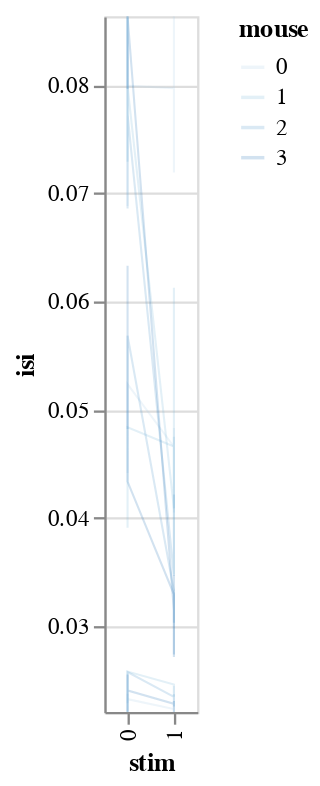

The notebook cell saved with this chart:
### Markdown cell above
This is stil fishy: why vertical lines? all sources of variance should be accounted for

### Code cell
bw.plot_posteriors_no_slope(x='stim', detail='neuron', color='mouse:O')

### Figure 1 — Vega-Lite specification as saved in the notebook (floating-point values rounded to 4 significant figures)
{"config": {"view": {"continuousWidth": 400, "continuousHeight": 300}}, "data": {"name": "data-6106e5e62f394a05cec158d22b69b6e0"}, "mark": {"type": "line", "fill": null}, "encoding": {"color": {"type": "ordinal", "field": "mouse"}, "detail": {"type": "quantitative", "field": "neuron"}, "opacity": {"value": 0.2}, "size": {"value": 0.9}, "x": {"type": "ordinal", "field": "stim"}, "y": {"type": "quantitative", "field": "isi", "scale": {"clamp": true, "domain": [0.02203, 0.08636], "zero": false}}}, "$schema": "https://vega.github.io/schema/vega-lite/v4.8.1.json", "datasets": {"data-6106e5e62f394a05cec158d22b69b6e0": [{"mouse_code": 0, "neuron_x_mouse": "0m0bayes", "mouse": 0, "stim": 0, "neuron": 0, "neuron_code": 0, "i_trial": 0, "log_firing_rate": 1.916, "Firing rate": 82.5, "firing_rate": 82.5, "i_spike": 36.0, "isi": 0.09413, "combined_condition": 0}, {"mouse_code": 0, "neuron_x_mouse": "0m0bayes", "mouse": 0, "stim": 0, "neuron": 0, "neuron_code": 0, "i_trial": 1, "log_firing_rate": 1.664, "Firing rate": 46.09, "firing_rate": 46.09, "i_spike": 47.5, "isi": 0.07407, "combined_condition": 0}, {"mouse_code": 0, "neuron_x_mouse": "0m0bayes", "mouse": 0, "stim": 0, "neuron": 0, "neuron_code": 0, "i_trial": 2, "log_firing_rate": 2.257, "Firing rate": 180.6, "firing_rate": 180.6, "i_spike": 47.5, "isi": 0.07312, "combined_condition": 0}, {"mouse_code": 0, "neuron_x_mouse": "0m0bayes", "mouse": 0, "stim": 0, "neuron": 0, "neuron_code": 0, "i_trial": 3, "log_firing_rate": 2.058, "Firing rate": 114.2, "firing_rate": 114.2, "i_spike": 51.0, "isi": 0.06881, "combined_condition": 0}, {"mouse_code": 0, "neuron_x_mouse": "0m0bayes", "mouse": 0, "stim": 0, "neuron": 0, "neuron_code": 0, "i_trial": 4, "log_firing_rate": 1.588, "Firing rate": 38.72, "firing_rate": 38.72, "i_spike": 43.5, "isi": 0.07994, "combined_condition": 0}, {"mouse_code": 0, "neuron_x_mouse": "0m0bayes", "mouse": 0, "stim": 1, "neuron": 0, "neuron_code": 0, "i_trial": 0, "log_firing_rate": 1.861, "Firing rate": 72.67, "firing_rate": 72.67, "i_spike": 43.0, "isi": 0.0797, "combined_condition": 12}, {"mouse_code": 0, "neuron_x_mouse": "0m0bayes", "mouse": 0, "stim": 1, "neuron": 0, "neuron_code": 0, "i_trial": 1, "log_firing_rate": 1.859, "Firing rate": 72.28, "firing_rate": 72.28, "i_spike": 48.5, "isi": 0.07191, "combined_condition": 12}, {"mouse_code": 0, "neuron_x_mouse": "0m0bayes", "mouse": 0, "stim": 1, "neuron": 0, "neuron_code": 0, "i_trial": 2, "log_firing_rate": 2.508, "Firing rate": 321.8, "firing_rate": 321.8, "i_spike": 45.0, "isi": 0.07373, "combined_condition": 12}, {"mouse_code": 0, "neuron_x_mouse": "0m0bayes", "mouse": 0, "stim": 1, "neuron": 0, "neuron_code": 0, "i_trial": 3, "log_firing_rate": 1.982, "Firing rate": 95.9, "firing_rate": 95.9, "i_spike": 37.0, "isi": 0.09362, "combined_condition": 12}, {"mouse_code": 0, "neuron_x_mouse": "0m0bayes", "mouse": 0, "stim": 1, "neuron": 0, "neuron_code": 0, "i_trial": 4, "log_firing_rate": 1.793, "Firing rate": 62.07, "firing_rate": 62.07, "i_spike": 40.5, "isi": 0.08584, "combined_condition": 12}, {"mouse_code": 0, "neuron_x_mouse": "1m0bayes", "mouse": 0, "stim": 0, "neuron": 1, "neuron_code": 4, "i_trial": 0, "log_firing_rate": 2.515, "Firing rate": 327.4, "firing_rate": 327.4, "i_spike": 79.0, "isi": 0.04412, "combined_condition": 4}, {"mouse_code": 0, "neuron_x_mouse": "1m0bayes", "mouse": 0, "stim": 0, "neuron": 1, "neuron_code": 4, "i_trial": 1, "log_firing_rate": 1.987, "Firing rate": 96.96, "firing_rate": 96.96, "i_spike": 75.5, "isi": 0.04574, "combined_condition": 4}, {"mouse_code": 0, "neuron_x_mouse": "1m0bayes", "mouse": 0, "stim": 0, "neuron": 1, "neuron_code": 4, "i_trial": 2, "log_firing_rate": 2.369, "Firing rate": 233.8, "firing_rate": 233.8, "i_spike": 74.5, "isi": 0.04641, "combined_condition": 4}, {"mouse_code": 0, "neuron_x_mouse": "1m0bayes", "mouse": 0, "stim": 0, "neuron": 1, "neuron_code": 4, "i_trial": 3, "log_firing_rate": 2.298, "Firing rate": 198.5, "firing_rate": 198.5, "i_spike": 72.5, "isi": 0.04816, "combined_condition": 4}, {"mouse_code": 0, "neuron_x_mouse": "1m0bayes", "mouse": 0, "stim": 0, "neuron": 1, "neuron_code": 4, "i_trial": 4, "log_firing_rate": 2.566, "Firing rate": 367.9, "firing_rate": 367.9, "i_spike": 66.5, "isi": 0.05235, "combined_condition": 4}, {"mouse_code": 0, "neuron_x_mouse": "1m0bayes", "mouse": 0, "stim": 1, "neuron": 1, "neuron_code": 4, "i_trial": 0, "log_firing_rate": 2.053, "Firing rate": 113.0, "firing_rate": 113.0, "i_spike": 74.0, "isi": 0.04655, "combined_condition": 16}, {"mouse_code": 0, "neuron_x_mouse": "1m0bayes", "mouse": 0, "stim": 1, "neuron": 1, "neuron_code": 4, "i_trial": 1, "log_firing_rate": 2.778, "Firing rate": 599.1, "firing_rate": 599.1, "i_spike": 86.5, "isi": 0.04048, "combined_condition": 16}, {"mouse_code": 0, "neuron_x_mouse": "1m0bayes", "mouse": 0, "stim": 1, "neuron": 1, "neuron_code": 4, "i_trial": 2, "log_firing_rate": 1.969, "Firing rate": 93.08, "firing_rate": 93.08, "i_spike": 72.5, "isi": 0.0483, "combined_condition": 16}, {"mouse_code": 0, "neuron_x_mouse": "1m0bayes", "mouse": 0, "stim": 1, "neuron": 1, "neuron_code": 4, "i_trial": 3, "log_firing_rate": 2.097, "Firing rate": 125.0, "firing_rate": 125.0, "i_spike": 75.5, "isi": 0.04607, "combined_condition": 16}, {"mouse_code": 0, "neuron_x_mouse": "1m0bayes", "mouse": 0, "stim": 1, "neuron": 1, "neuron_code": 4, "i_trial": 4, "log_firing_rate": 2.127, "Firing rate": 133.9, "firing_rate": 133.9, "i_spike": 77.5, "isi": 0.04468, "combined_condition": 16}, {"mouse_code": 0, "neuron_x_mouse": "2m0bayes", "mouse": 0, "stim": 0, "neuron": 2, "neuron_code": 8, "i_trial": 0, "log_firing_rate": 2.296, "Firing rate": 197.8, "firing_rate": 197.8, "i_spike": 152.5, "isi": 0.02285, "combined_condition": 8}, {"mouse_code": 0, "neuron_x_mouse": "2m0bayes", "mouse": 0, "stim": 0, "neuron": 2, "neuron_code": 8, "i_trial": 1, "log_firing_rate": 2.816, "Firing rate": 654.0, "firing_rate": 654.0, "i_spike": 147.5, "isi": 0.02372, "combined_condition": 8}, {"mouse_code": 0, "neuron_x_mouse": "2m0bayes", "mouse": 0, "stim": 0, "neuron": 2, "neuron_code": 8, "i_trial": 2, "log_firing_rate": 3.338, "Firing rate": 2179.0, "firing_rate": 2179.0, "i_spike": 150.5, "isi": 0.02329, "combined_condition": 8}, {"mouse_code": 0, "neuron_x_mouse": "2m0bayes", "mouse": 0, "stim": 0, "neuron": 2, "neuron_code": 8, "i_trial": 3, "log_firing_rate": 2.499, "Firing rate": 315.6, "firing_rate": 315.6, "i_spike": 151.0, "isi": 0.02303, "combined_condition": 8}, {"mouse_code": 0, "neuron_x_mouse": "2m0bayes", "mouse": 0, "stim": 0, "neuron": 2, "neuron_code": 8, "i_trial": 4, "log_firing_rate": 2.452, "Firing rate": 283.4, "firing_rate": 283.4, "i_spike": 151.0, "isi": 0.02322, "combined_condition": 8}, {"mouse_code": 0, "neuron_x_mouse": "2m0bayes", "mouse": 0, "stim": 1, "neuron": 2, "neuron_code": 8, "i_trial": 0, "log_firing_rate": 2.301, "Firing rate": 199.9, "firing_rate": 199.9, "i_spike": 156.5, "isi": 0.02231, "combined_condition": 20}, {"mouse_code": 0, "neuron_x_mouse": "2m0bayes", "mouse": 0, "stim": 1, "neuron": 2, "neuron_code": 8, "i_trial": 1, "log_firing_rate": 2.608, "Firing rate": 405.2, "firing_rate": 405.2, "i_spike": 169.0, "isi": 0.02056, "combined_condition": 20}, {"mouse_code": 0, "neuron_x_mouse": "2m0bayes", "mouse": 0, "stim": 1, "neuron": 2, "neuron_code": 8, "i_trial": 2, "log_firing_rate": 2.419, "Firing rate": 262.7, "firing_rate": 262.7, "i_spike": 143.0, "isi": 0.02443, "combined_condition": 20}, {"mouse_code": 0, "neuron_x_mouse": "2m0bayes", "mouse": 0, "stim": 1, "neuron": 2, "neuron_code": 8, "i_trial": 3, "log_firing_rate": 2.794, "Firing rate": 622.4, "firing_rate": 622.4, "i_spike": 155.5, "isi": 0.02223, "combined_condition": 20}, {"mouse_code": 0, "neuron_x_mouse": "2m0bayes", "mouse": 0, "stim": 1, "neuron": 2, "neuron_code": 8, "i_trial": 4, "log_firing_rate": 3.246, "Firing rate": 1761.0, "firing_rate": 1761.0, "i_spike": 150.5, "isi": 0.02322, "combined_condition": 20}, {"mouse_code": 1, "neuron_x_mouse": "0m1bayes", "mouse": 1, "stim": 0, "neuron": 0, "neuron_code": 1, "i_trial": 0, "log_firing_rate": 1.691, "Firing rate": 49.07, "firing_rate": 49.07, "i_spike": 44.5, "isi": 0.0789, "combined_condition": 1}, {"mouse_code": 1, "neuron_x_mouse": "0m1bayes", "mouse": 1, "stim": 0, "neuron": 0, "neuron_code": 1, "i_trial": 1, "log_firing_rate": 1.767, "Firing rate": 58.5, "firing_rate": 58.5, "i_spike": 41.5, "isi": 0.08223, "combined_condition": 1}, {"mouse_code": 1, "neuron_x_mouse": "0m1bayes", "mouse": 1, "stim": 0, "neuron": 0, "neuron_code": 1, "i_trial": 2, "log_firing_rate": 1.595, "Firing rate": 39.38, "firing_rate": 39.38, "i_spike": 36.5, "isi": 0.09399, "combined_condition": 1}, {"mouse_code": 1, "neuron_x_mouse": "0m1bayes", "mouse": 1, "stim": 0, "neuron": 0, "neuron_code": 1, "i_trial": 3, "log_firing_rate": 1.919, "Firing rate": 82.93, "firing_rate": 82.93, "i_spike": 48.0, "isi": 0.0729, "combined_condition": 1}, {"mouse_code": 1, "neuron_x_mouse": "0m1bayes", "mouse": 1, "stim": 0, "neuron": 0, "neuron_code": 1, "i_trial": 4, "log_firing_rate": 1.965, "Firing rate": 92.18, "firing_rate": 92.18, "i_spike": 44.0, "isi": 0.07987, "combined_condition": 1}, {"mouse_code": 1, "neuron_x_mouse": "0m1bayes", "mouse": 1, "stim": 1, "neuron": 0, "neuron_code": 1, "i_trial": 0, "log_firing_rate": 3.042, "Firing rate": 1101.0, "firing_rate": 1101.0, "i_spike": 84.0, "isi": 0.04086, "combined_condition": 13}, {"mouse_code": 1, "neuron_x_mouse": "0m1bayes", "mouse": 1, "stim": 1, "neuron": 0, "neuron_code": 1, "i_trial": 1, "log_firing_rate": 3.298, "Firing rate": 1984.0, "firing_rate": 1984.0, "i_spike": 73.0, "isi": 0.04766, "combined_condition": 13}, {"mouse_code": 1, "neuron_x_mouse": "0m1bayes", "mouse": 1, "stim": 1, "neuron": 0, "neuron_code": 1, "i_trial": 2, "log_firing_rate": 1.904, "Firing rate": 80.22, "firing_rate": 80.22, "i_spike": 57.0, "isi": 0.06125, "combined_condition": 13}, {"mouse_code": 1, "neuron_x_mouse": "0m1bayes", "mouse": 1, "stim": 1, "neuron": 0, "neuron_code": 1, "i_trial": 3, "log_firing_rate": 2.1, "Firing rate": 126.0, "firing_rate": 126.0, "i_spike": 62.0, "isi": 0.05436, "combined_condition": 13}, {"mouse_code": 1, "neuron_x_mouse": "0m1bayes", "mouse": 1, "stim": 1, "neuron": 0, "neuron_code": 1, "i_trial": 4, "log_firing_rate": 2.264, "Firing rate": 183.8, "firing_rate": 183.8, "i_spike": 63.5, "isi": 0.05214, "combined_condition": 13}, {"mouse_code": 1, "neuron_x_mouse": "1m1bayes", "mouse": 1, "stim": 0, "neuron": 1, "neuron_code": 5, "i_trial": 0, "log_firing_rate": 2.032, "Firing rate": 107.5, "firing_rate": 107.5, "i_spike": 89.0, "isi": 0.03907, "combined_condition": 5}, {"mouse_code": 1, "neuron_x_mouse": "1m1bayes", "mouse": 1, "stim": 0, "neuron": 1, "neuron_code": 5, "i_trial": 1, "log_firing_rate": 2.019, "Firing rate": 104.5, "firing_rate": 104.5, "i_spike": 79.0, "isi": 0.04363, "combined_condition": 5}, {"mouse_code": 1, "neuron_x_mouse": "1m1bayes", "mouse": 1, "stim": 0, "neuron": 1, "neuron_code": 5, "i_trial": 2, "log_firing_rate": 2.176, "Firing rate": 150.0, "firing_rate": 150.0, "i_spike": 81.5, "isi": 0.04266, "combined_condition": 5}, {"mouse_code": 1, "neuron_x_mouse": "1m1bayes", "mouse": 1, "stim": 0, "neuron": 1, "neuron_code": 5, "i_trial": 3, "log_firing_rate": 2.083, "Firing rate": 121.1, "firing_rate": 121.1, "i_spike": 79.0, "isi": 0.04435, "combined_condition": 5}, {"mouse_code": 1, "neuron_x_mouse": "1m1bayes", "mouse": 1, "stim": 0, "neuron": 1, "neuron_code": 5, "i_trial": 4, "log_firing_rate": 2.105, "Firing rate": 127.3, "firing_rate": 127.3, "i_spike": 72.0, "isi": 0.04834, "combined_condition": 5}, {"mouse_code": 1, "neuron_x_mouse": "1m1bayes", "mouse": 1, "stim": 1, "neuron": 1, "neuron_code": 5, "i_trial": 0, "log_firing_rate": 2.031, "Firing rate": 107.4, "firing_rate": 107.4, "i_spike": 75.0, "isi": 0.04658, "combined_condition": 17}, {"mouse_code": 1, "neuron_x_mouse": "1m1bayes", "mouse": 1, "stim": 1, "neuron": 1, "neuron_code": 5, "i_trial": 1, "log_firing_rate": 2.486, "Firing rate": 306.5, "firing_rate": 306.5, "i_spike": 99.5, "isi": 0.03476, "combined_condition": 17}, {"mouse_code": 1, "neuron_x_mouse": "1m1bayes", "mouse": 1, "stim": 1, "neuron": 1, "neuron_code": 5, "i_trial": 2, "log_firing_rate": 2.255, "Firing rate": 179.8, "firing_rate": 179.8, "i_spike": 74.0, "isi": 0.04748, "combined_condition": 17}, {"mouse_code": 1, "neuron_x_mouse": "1m1bayes", "mouse": 1, "stim": 1, "neuron": 1, "neuron_code": 5, "i_trial": 3, "log_firing_rate": 2.033, "Firing rate": 107.8, "firing_rate": 107.8, "i_spike": 81.0, "isi": 0.04271, "combined_condition": 17}, {"mouse_code": 1, "neuron_x_mouse": "1m1bayes", "mouse": 1, "stim": 1, "neuron": 1, "neuron_code": 5, "i_trial": 4, "log_firing_rate": 2.391, "Firing rate": 246.0, "firing_rate": 246.0, "i_spike": 94.0, "isi": 0.03713, "combined_condition": 17}, {"mouse_code": 1, "neuron_x_mouse": "2m1bayes", "mouse": 1, "stim": 0, "neuron": 2, "neuron_code": 9, "i_trial": 0, "log_firing_rate": 3.182, "Firing rate": 1522.0, "firing_rate": 1522.0, "i_spike": 152.5, "isi": 0.02286, "combined_condition": 9}, {"mouse_code": 1, "neuron_x_mouse": "2m1bayes", "mouse": 1, "stim": 0, "neuron": 2, "neuron_code": 9, "i_trial": 1, "log_firing_rate": 2.5, "Firing rate": 316.1, "firing_rate": 316.1, "i_spike": 169.5, "isi": 0.02048, "combined_condition": 9}, {"mouse_code": 1, "neuron_x_mouse": "2m1bayes", "mouse": 1, "stim": 0, "neuron": 2, "neuron_code": 9, "i_trial": 2, "log_firing_rate": 2.445, "Firing rate": 278.7, "firing_rate": 278.7, "i_spike": 146.5, "isi": 0.02374, "combined_condition": 9}, {"mouse_code": 1, "neuron_x_mouse": "2m1bayes", "mouse": 1, "stim": 0, "neuron": 2, "neuron_code": 9, "i_trial": 3, "log_firing_rate": 2.219, "Firing rate": 165.7, "firing_rate": 165.7, "i_spike": 138.0, "isi": 0.0252, "combined_condition": 9}, {"mouse_code": 1, "neuron_x_mouse": "2m1bayes", "mouse": 1, "stim": 0, "neuron": 2, "neuron_code": 9, "i_trial": 4, "log_firing_rate": 2.221, "Firing rate": 166.2, "firing_rate": 166.2, "i_spike": 135.5, "isi": 0.02576, "combined_condition": 9}, {"mouse_code": 1, "neuron_x_mouse": "2m1bayes", "mouse": 1, "stim": 1, "neuron": 2, "neuron_code": 9, "i_trial": 0, "log_firing_rate": 2.401, "Firing rate": 251.6, "firing_rate": 251.6, "i_spike": 141.5, "isi": 0.02457, "combined_condition": 21}, {"mouse_code": 1, "neuron_x_mouse": "2m1bayes", "mouse": 1, "stim": 1, "neuron": 2, "neuron_code": 9, "i_trial": 1, "log_firing_rate": 2.346, "Firing rate": 222.0, "firing_rate": 222.0, "i_spike": 143.0, "isi": 0.02438, "combined_condition": 21}, {"mouse_code": 1, "neuron_x_mouse": "2m1bayes", "mouse": 1, "stim": 1, "neuron": 2, "neuron_code": 9, "i_trial": 2, "log_firing_rate": 2.304, "Firing rate": 201.3, "firing_rate": 201.3, "i_spike": 147.5, "isi": 0.02375, "combined_condition": 21}, {"mouse_code": 1, "neuron_x_mouse": "2m1bayes", "mouse": 1, "stim": 1, "neuron": 2, "neuron_code": 9, "i_trial": 3, "log_firing_rate": 2.592, "Firing rate": 390.5, "firing_rate": 390.5, "i_spike": 143.5, "isi": 0.02428, "combined_condition": 21}, {"mouse_code": 1, "neuron_x_mouse": "2m1bayes", "mouse": 1, "stim": 1, "neuron": 2, "neuron_code": 9, "i_trial": 4, "log_firing_rate": 2.256, "Firing rate": 180.2, "firing_rate": 180.2, "i_spike": 149.5, "isi": 0.02343, "combined_condition": 21}, {"mouse_code": 2, "neuron_x_mouse": "0m2bayes", "mouse": 2, "stim": 0, "neuron": 0, "neuron_code": 2, "i_trial": 0, "log_firing_rate": 2.047, "Firing rate": 111.5, "firing_rate": 111.5, "i_spike": 42.5, "isi": 0.08072, "combined_condition": 2}, {"mouse_code": 2, "neuron_x_mouse": "0m2bayes", "mouse": 2, "stim": 0, "neuron": 0, "neuron_code": 2, "i_trial": 1, "log_firing_rate": 1.693, "Firing rate": 49.34, "firing_rate": 49.34, "i_spike": 49.5, "isi": 0.06859, "combined_condition": 2}, {"mouse_code": 2, "neuron_x_mouse": "0m2bayes", "mouse": 2, "stim": 0, "neuron": 0, "neuron_code": 2, "i_trial": 2, "log_firing_rate": 2.435, "Firing rate": 272.1, "firing_rate": 272.1, "i_spike": 45.5, "isi": 0.0774, "combined_condition": 2}, {"mouse_code": 2, "neuron_x_mouse": "0m2bayes", "mouse": 2, "stim": 0, "neuron": 0, "neuron_code": 2, "i_trial": 3, "log_firing_rate": 1.519, "Firing rate": 33.04, "firing_rate": 33.04, "i_spike": 39.0, "isi": 0.08621, "combined_condition": 2}, {"mouse_code": 2, "neuron_x_mouse": "0m2bayes", "mouse": 2, "stim": 0, "neuron": 0, "neuron_code": 2, "i_trial": 4, "log_firing_rate": 2.095, "Firing rate": 124.3, "firing_rate": 124.3, "i_spike": 45.0, "isi": 0.07731, "combined_condition": 2}, {"mouse_code": 2, "neuron_x_mouse": "0m2bayes", "mouse": 2, "stim": 1, "neuron": 0, "neuron_code": 2, "i_trial": 0, "log_firing_rate": 2.697, "Firing rate": 497.3, "firing_rate": 497.3, "i_spike": 100.5, "isi": 0.03464, "combined_condition": 14}, {"mouse_code": 2, "neuron_x_mouse": "0m2bayes", "mouse": 2, "stim": 1, "neuron": 0, "neuron_code": 2, "i_trial": 1, "log_firing_rate": 2.107, "Firing rate": 127.8, "firing_rate": 127.8, "i_spike": 99.0, "isi": 0.03516, "combined_condition": 14}, {"mouse_code": 2, "neuron_x_mouse": "0m2bayes", "mouse": 2, "stim": 1, "neuron": 0, "neuron_code": 2, "i_trial": 2, "log_firing_rate": 2.164, "Firing rate": 146.0, "firing_rate": 146.0, "i_spike": 80.5, "isi": 0.04213, "combined_condition": 14}, {"mouse_code": 2, "neuron_x_mouse": "0m2bayes", "mouse": 2, "stim": 1, "neuron": 0, "neuron_code": 2, "i_trial": 3, "log_firing_rate": 2.19, "Firing rate": 154.8, "firing_rate": 154.8, "i_spike": 88.5, "isi": 0.0388, "combined_condition": 14}, {"mouse_code": 2, "neuron_x_mouse": "0m2bayes", "mouse": 2, "stim": 1, "neuron": 0, "neuron_code": 2, "i_trial": 4, "log_firing_rate": 2.299, "Firing rate": 199.3, "firing_rate": 199.3, "i_spike": 99.5, "isi": 0.03468, "combined_condition": 14}, {"mouse_code": 2, "neuron_x_mouse": "1m2bayes", "mouse": 2, "stim": 0, "neuron": 1, "neuron_code": 6, "i_trial": 0, "log_firing_rate": 2.067, "Firing rate": 116.8, "firing_rate": 116.8, "i_spike": 67.5, "isi": 0.05125, "combined_condition": 6}, {"mouse_code": 2, "neuron_x_mouse": "1m2bayes", "mouse": 2, "stim": 0, "neuron": 1, "neuron_code": 6, "i_trial": 1, "log_firing_rate": 1.961, "Firing rate": 91.32, "firing_rate": 91.32, "i_spike": 72.0, "isi": 0.04819, "combined_condition": 6}, {"mouse_code": 2, "neuron_x_mouse": "1m2bayes", "mouse": 2, "stim": 0, "neuron": 1, "neuron_code": 6, "i_trial": 2, "log_firing_rate": 2.032, "Firing rate": 107.7, "firing_rate": 107.7, "i_spike": 72.0, "isi": 0.04871, "combined_condition": 6}, {"mouse_code": 2, "neuron_x_mouse": "1m2bayes", "mouse": 2, "stim": 0, "neuron": 1, "neuron_code": 6, "i_trial": 3, "log_firing_rate": 2.424, "Firing rate": 265.6, "firing_rate": 265.6, "i_spike": 72.5, "isi": 0.04819, "combined_condition": 6}, {"mouse_code": 2, "neuron_x_mouse": "1m2bayes", "mouse": 2, "stim": 0, "neuron": 1, "neuron_code": 6, "i_trial": 4, "log_firing_rate": 2.036, "Firing rate": 108.7, "firing_rate": 108.7, "i_spike": 62.0, "isi": 0.05681, "combined_condition": 6}, {"mouse_code": 2, "neuron_x_mouse": "1m2bayes", "mouse": 2, "stim": 1, "neuron": 1, "neuron_code": 6, "i_trial": 0, "log_firing_rate": 2.206, "Firing rate": 160.5, "firing_rate": 160.5, "i_spike": 105.5, "isi": 0.03319, "combined_condition": 18}, {"mouse_code": 2, "neuron_x_mouse": "1m2bayes", "mouse": 2, "stim": 1, "neuron": 1, "neuron_code": 6, "i_trial": 1, "log_firing_rate": 2.383, "Firing rate": 241.8, "firing_rate": 241.8, "i_spike": 102.5, "isi": 0.03336, "combined_condition": 18}, {"mouse_code": 2, "neuron_x_mouse": "1m2bayes", "mouse": 2, "stim": 1, "neuron": 1, "neuron_code": 6, "i_trial": 2, "log_firing_rate": 2.327, "Firing rate": 212.2, "firing_rate": 212.2, "i_spike": 113.5, "isi": 0.03029, "combined_condition": 18}, {"mouse_code": 2, "neuron_x_mouse": "1m2bayes", "mouse": 2, "stim": 1, "neuron": 1, "neuron_code": 6, "i_trial": 3, "log_firing_rate": 2.203, "Firing rate": 159.5, "firing_rate": 159.5, "i_spike": 111.0, "isi": 0.03129, "combined_condition": 18}, {"mouse_code": 2, "neuron_x_mouse": "1m2bayes", "mouse": 2, "stim": 1, "neuron": 1, "neuron_code": 6, "i_trial": 4, "log_firing_rate": 2.785, "Firing rate": 610.2, "firing_rate": 610.2, "i_spike": 108.0, "isi": 0.03237, "combined_condition": 18}, {"mouse_code": 2, "neuron_x_mouse": "2m2bayes", "mouse": 2, "stim": 0, "neuron": 2, "neuron_code": 10, "i_trial": 0, "log_firing_rate": 2.347, "Firing rate": 222.2, "firing_rate": 222.2, "i_spike": 157.0, "isi": 0.02189, "combined_condition": 10}, {"mouse_code": 2, "neuron_x_mouse": "2m2bayes", "mouse": 2, "stim": 0, "neuron": 2, "neuron_code": 10, "i_trial": 1, "log_firing_rate": 2.566, "Firing rate": 368.2, "firing_rate": 368.2, "i_spike": 157.0, "isi": 0.02204, "combined_condition": 10}, {"mouse_code": 2, "neuron_x_mouse": "2m2bayes", "mouse": 2, "stim": 0, "neuron": 2, "neuron_code": 10, "i_trial": 2, "log_firing_rate": 2.773, "Firing rate": 592.6, "firing_rate": 592.6, "i_spike": 167.0, "isi": 0.02078, "combined_condition": 10}, {"mouse_code": 2, "neuron_x_mouse": "2m2bayes", "mouse": 2, "stim": 0, "neuron": 2, "neuron_code": 10, "i_trial": 3, "log_firing_rate": 2.465, "Firing rate": 291.9, "firing_rate": 291.9, "i_spike": 156.0, "isi": 0.02246, "combined_condition": 10}, {"mouse_code": 2, "neuron_x_mouse": "2m2bayes", "mouse": 2, "stim": 0, "neuron": 2, "neuron_code": 10, "i_trial": 4, "log_firing_rate": 2.367, "Firing rate": 233.0, "firing_rate": 233.0, "i_spike": 135.5, "isi": 0.02573, "combined_condition": 10}, {"mouse_code": 2, "neuron_x_mouse": "2m2bayes", "mouse": 2, "stim": 1, "neuron": 2, "neuron_code": 10, "i_trial": 0, "log_firing_rate": 2.678, "Firing rate": 476.0, "firing_rate": 476.0, "i_spike": 148.0, "isi": 0.02343, "combined_condition": 22}, {"mouse_code": 2, "neuron_x_mouse": "2m2bayes", "mouse": 2, "stim": 1, "neuron": 2, "neuron_code": 10, "i_trial": 1, "log_firing_rate": 2.483, "Firing rate": 304.4, "firing_rate": 304.4, "i_spike": 149.5, "isi": 0.02333, "combined_condition": 22}, {"mouse_code": 2, "neuron_x_mouse": "2m2bayes", "mouse": 2, "stim": 1, "neuron": 2, "neuron_code": 10, "i_trial": 2, "log_firing_rate": 2.269, "Firing rate": 185.8, "firing_rate": 185.8, "i_spike": 146.5, "isi": 0.02367, "combined_condition": 22}, {"mouse_code": 2, "neuron_x_mouse": "2m2bayes", "mouse": 2, "stim": 1, "neuron": 2, "neuron_code": 10, "i_trial": 3, "log_firing_rate": 2.626, "Firing rate": 422.4, "firing_rate": 422.4, "i_spike": 154.0, "isi": 0.02253, "combined_condition": 22}, {"mouse_code": 2, "neuron_x_mouse": "2m2bayes", "mouse": 2, "stim": 1, "neuron": 2, "neuron_code": 10, "i_trial": 4, "log_firing_rate": 2.147, "Firing rate": 140.3, "firing_rate": 140.3, "i_spike": 151.0, "isi": 0.02311, "combined_condition": 22}, {"mouse_code": 3, "neuron_x_mouse": "0m3bayes", "mouse": 3, "stim": 0, "neuron": 0, "neuron_code": 3, "i_trial": 0, "log_firing_rate": 1.515, "Firing rate": 32.76, "firing_rate": 32.76, "i_spike": 37.0, "isi": 0.09486, "combined_condition": 3}, {"mouse_code": 3, "neuron_x_mouse": "0m3bayes", "mouse": 3, "stim": 0, "neuron": 0, "neuron_code": 3, "i_trial": 1, "log_firing_rate": 1.742, "Firing rate": 55.2, "firing_rate": 55.2, "i_spike": 36.5, "isi": 0.08909, "combined_condition": 3}, {"mouse_code": 3, "neuron_x_mouse": "0m3bayes", "mouse": 3, "stim": 0, "neuron": 0, "neuron_code": 3, "i_trial": 2, "log_firing_rate": 1.956, "Firing rate": 90.32, "firing_rate": 90.32, "i_spike": 40.5, "isi": 0.08527, "combined_condition": 3}, {"mouse_code": 3, "neuron_x_mouse": "0m3bayes", "mouse": 3, "stim": 0, "neuron": 0, "neuron_code": 3, "i_trial": 3, "log_firing_rate": 1.84, "Firing rate": 69.14, "firing_rate": 69.14, "i_spike": 43.5, "isi": 0.07964, "combined_condition": 3}, {"mouse_code": 3, "neuron_x_mouse": "0m3bayes", "mouse": 3, "stim": 0, "neuron": 0, "neuron_code": 3, "i_trial": 4, "log_firing_rate": 1.782, "Firing rate": 60.58, "firing_rate": 60.58, "i_spike": 39.0, "isi": 0.08921, "combined_condition": 3}, {"mouse_code": 3, "neuron_x_mouse": "0m3bayes", "mouse": 3, "stim": 1, "neuron": 0, "neuron_code": 3, "i_trial": 0, "log_firing_rate": 2.52, "Firing rate": 331.2, "firing_rate": 331.2, "i_spike": 109.0, "isi": 0.03142, "combined_condition": 15}, {"mouse_code": 3, "neuron_x_mouse": "0m3bayes", "mouse": 3, "stim": 1, "neuron": 0, "neuron_code": 3, "i_trial": 1, "log_firing_rate": 2.498, "Firing rate": 314.5, "firing_rate": 314.5, "i_spike": 127.5, "isi": 0.02734, "combined_condition": 15}, {"mouse_code": 3, "neuron_x_mouse": "0m3bayes", "mouse": 3, "stim": 1, "neuron": 0, "neuron_code": 3, "i_trial": 2, "log_firing_rate": 2.246, "Firing rate": 176.2, "firing_rate": 176.2, "i_spike": 101.0, "isi": 0.03471, "combined_condition": 15}, {"mouse_code": 3, "neuron_x_mouse": "0m3bayes", "mouse": 3, "stim": 1, "neuron": 0, "neuron_code": 3, "i_trial": 3, "log_firing_rate": 2.373, "Firing rate": 235.9, "firing_rate": 235.9, "i_spike": 116.0, "isi": 0.02939, "combined_condition": 15}, {"mouse_code": 3, "neuron_x_mouse": "0m3bayes", "mouse": 3, "stim": 1, "neuron": 0, "neuron_code": 3, "i_trial": 4, "log_firing_rate": 3.22, "Firing rate": 1661.0, "firing_rate": 1661.0, "i_spike": 108.5, "isi": 0.03179, "combined_condition": 15}, {"mouse_code": 3, "neuron_x_mouse": "1m3bayes", "mouse": 3, "stim": 0, "neuron": 1, "neuron_code": 7, "i_trial": 0, "log_firing_rate": 2.076, "Firing rate": 119.2, "firing_rate": 119.2, "i_spike": 73.5, "isi": 0.04781, "combined_condition": 7}, {"mouse_code": 3, "neuron_x_mouse": "1m3bayes", "mouse": 3, "stim": 0, "neuron": 1, "neuron_code": 7, "i_trial": 1, "log_firing_rate": 1.786, "Firing rate": 61.15, "firing_rate": 61.15, "i_spike": 55.5, "isi": 0.06329, "combined_condition": 7}, {"mouse_code": 3, "neuron_x_mouse": "1m3bayes", "mouse": 3, "stim": 0, "neuron": 1, "neuron_code": 7, "i_trial": 2, "log_firing_rate": 1.88, "Firing rate": 75.79, "firing_rate": 75.79, "i_spike": 75.5, "isi": 0.04618, "combined_condition": 7}, {"mouse_code": 3, "neuron_x_mouse": "1m3bayes", "mouse": 3, "stim": 0, "neuron": 1, "neuron_code": 7, "i_trial": 3, "log_firing_rate": 1.979, "Firing rate": 95.24, "firing_rate": 95.24, "i_spike": 61.5, "isi": 0.05653, "combined_condition": 7}, {"mouse_code": 3, "neuron_x_mouse": "1m3bayes", "mouse": 3, "stim": 0, "neuron": 1, "neuron_code": 7, "i_trial": 4, "log_firing_rate": 2.197, "Firing rate": 157.4, "firing_rate": 157.4, "i_spike": 80.0, "isi": 0.04333, "combined_condition": 7}, {"mouse_code": 3, "neuron_x_mouse": "1m3bayes", "mouse": 3, "stim": 1, "neuron": 1, "neuron_code": 7, "i_trial": 0, "log_firing_rate": 3.594, "Firing rate": 3930.0, "firing_rate": 3930.0, "i_spike": 103.0, "isi": 0.03291, "combined_condition": 19}, {"mouse_code": 3, "neuron_x_mouse": "1m3bayes", "mouse": 3, "stim": 1, "neuron": 1, "neuron_code": 7, "i_trial": 1, "log_firing_rate": 2.768, "Firing rate": 586.8, "firing_rate": 586.8, "i_spike": 113.0, "isi": 0.03094, "combined_condition": 19}, {"mouse_code": 3, "neuron_x_mouse": "1m3bayes", "mouse": 3, "stim": 1, "neuron": 1, "neuron_code": 7, "i_trial": 2, "log_firing_rate": 2.086, "Firing rate": 122.0, "firing_rate": 122.0, "i_spike": 117.5, "isi": 0.02936, "combined_condition": 19}, {"mouse_code": 3, "neuron_x_mouse": "1m3bayes", "mouse": 3, "stim": 1, "neuron": 1, "neuron_code": 7, "i_trial": 3, "log_firing_rate": 2.444, "Firing rate": 278.1, "firing_rate": 278.1, "i_spike": 119.0, "isi": 0.0291, "combined_condition": 19}, {"mouse_code": 3, "neuron_x_mouse": "1m3bayes", "mouse": 3, "stim": 1, "neuron": 1, "neuron_code": 7, "i_trial": 4, "log_firing_rate": 2.281, "Firing rate": 191.2, "firing_rate": 191.2, "i_spike": 128.5, "isi": 0.02712, "combined_condition": 19}, {"mouse_code": 3, "neuron_x_mouse": "2m3bayes", "mouse": 3, "stim": 0, "neuron": 2, "neuron_code": 11, "i_trial": 0, "log_firing_rate": 2.469, "Firing rate": 294.5, "firing_rate": 294.5, "i_spike": 135.5, "isi": 0.0255, "combined_condition": 11}, {"mouse_code": 3, "neuron_x_mouse": "2m3bayes", "mouse": 3, "stim": 0, "neuron": 2, "neuron_code": 11, "i_trial": 1, "log_firing_rate": 2.298, "Firing rate": 198.7, "firing_rate": 198.7, "i_spike": 143.5, "isi": 0.0242, "combined_condition": 11}, {"mouse_code": 3, "neuron_x_mouse": "2m3bayes", "mouse": 3, "stim": 0, "neuron": 2, "neuron_code": 11, "i_trial": 2, "log_firing_rate": 2.542, "Firing rate": 348.6, "firing_rate": 348.6, "i_spike": 149.5, "isi": 0.02346, "combined_condition": 11}, {"mouse_code": 3, "neuron_x_mouse": "2m3bayes", "mouse": 3, "stim": 0, "neuron": 2, "neuron_code": 11, "i_trial": 3, "log_firing_rate": 2.816, "Firing rate": 654.6, "firing_rate": 654.6, "i_spike": 158.0, "isi": 0.02206, "combined_condition": 11}, {"mouse_code": 3, "neuron_x_mouse": "2m3bayes", "mouse": 3, "stim": 0, "neuron": 2, "neuron_code": 11, "i_trial": 4, "log_firing_rate": 2.344, "Firing rate": 220.7, "firing_rate": 220.7, "i_spike": 144.5, "isi": 0.02402, "combined_condition": 11}, {"mouse_code": 3, "neuron_x_mouse": "2m3bayes", "mouse": 3, "stim": 1, "neuron": 2, "neuron_code": 11, "i_trial": 0, "log_firing_rate": 2.387, "Firing rate": 243.9, "firing_rate": 243.9, "i_spike": 152.5, "isi": 0.02278, "combined_condition": 23}, {"mouse_code": 3, "neuron_x_mouse": "2m3bayes", "mouse": 3, "stim": 1, "neuron": 2, "neuron_code": 11, "i_trial": 1, "log_firing_rate": 2.384, "Firing rate": 242.4, "firing_rate": 242.4, "i_spike": 152.0, "isi": 0.02305, "combined_condition": 23}, {"mouse_code": 3, "neuron_x_mouse": "2m3bayes", "mouse": 3, "stim": 1, "neuron": 2, "neuron_code": 11, "i_trial": 2, "log_firing_rate": 2.498, "Firing rate": 314.9, "firing_rate": 314.9, "i_spike": 158.5, "isi": 0.02208, "combined_condition": 23}, {"mouse_code": 3, "neuron_x_mouse": "2m3bayes", "mouse": 3, "stim": 1, "neuron": 2, "neuron_code": 11, "i_trial": 3, "log_firing_rate": 2.734, "Firing rate": 542.0, "firing_rate": 542.0, "i_spike": 163.0, "isi": 0.02136, "combined_condition": 23}, {"mouse_code": 3, "neuron_x_mouse": "2m3bayes", "mouse": 3, "stim": 1, "neuron": 2, "neuron_code": 11, "i_trial": 4, "log_firing_rate": 2.775, "Firing rate": 596.0, "firing_rate": 596.0, "i_spike": 165.0, "isi": 0.02118, "combined_condition": 23}]}}
